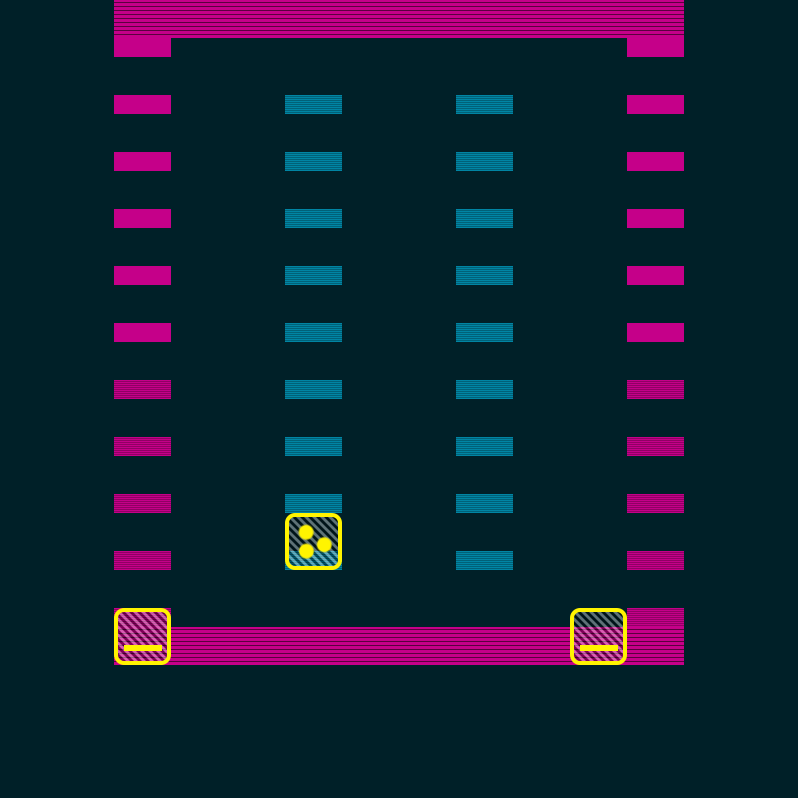

A 2D game scene composited from a Tiled map and its tileset images. What follows is a short description and the map's XML, with each tile layer's data collapsed to a summary:
An orthogonal 14x42 tile map with 57x19 px tiles, 2 tile layers (Bricks, Powerups), 3 tilesets.

<map version="1.0" orientation="orthogonal" renderorder="left-up" width="14" height="42" tilewidth="57" tileheight="19" backgroundcolor="#002028" nextobjectid="10">
 <properties>
  <property name="FinalBallSpeedPercentageIncrease" type="int" value="25" />
 </properties>
 <tileset firstgid="1" name="Bricks" tilewidth="114" tileheight="38" tilecount="18" columns="0">
  <tile id="0">
   <properties>
    <property name="HitsToDestroy" type="int" value="1" />
   </properties>
   <image width="114" height="38" source="../../../../SourceImages/Game/Brick-A1.png" />
  </tile>
  <tile id="1">
   <properties>
    <property name="HitsToDestroy" type="int" value="2" />
   </properties>
   <image width="114" height="38" source="../../../../SourceImages/Game/Brick-A2.png" />
  </tile>
  <tile id="2">
   <properties>
    <property name="HitsToDestroy" type="int" value="1" />
   </properties>
   <image width="114" height="38" source="../../../../SourceImages/Game/Brick-B1.png" />
  </tile>
  <tile id="3">
   <properties>
    <property name="HitsToDestroy" type="int" value="2" />
   </properties>
   <image width="114" height="38" source="../../../../SourceImages/Game/Brick-B2.png" />
  </tile>
  <tile id="4">
   <properties>
    <property name="HitsToDestroy" type="int" value="1" />
   </properties>
   <image width="114" height="38" source="../../../../SourceImages/Game/Brick-C1.png" />
  </tile>
  <tile id="5">
   <properties>
    <property name="HitsToDestroy" type="int" value="2" />
   </properties>
   <image width="114" height="38" source="../../../../SourceImages/Game/Brick-C2.png" />
  </tile>
  <tile id="6">
   <properties>
    <property name="HitsToDestroy" type="int" value="1" />
   </properties>
   <image width="114" height="38" source="../../../../SourceImages/Game/Brick-D1.png" />
  </tile>
  <tile id="7">
   <properties>
    <property name="HitsToDestroy" type="int" value="2" />
   </properties>
   <image width="114" height="38" source="../../../../SourceImages/Game/Brick-D2.png" />
  </tile>
  <tile id="8">
   <properties>
    <property name="HitsToDestroy" type="int" value="-1" />
   </properties>
   <image width="114" height="38" source="../../../../SourceImages/Game/Brick-E1.png" />
  </tile>
  <tile id="9">
   <properties>
    <property name="HitsToDestroy" type="int" value="1" />
   </properties>
   <image width="57" height="19" source="../../../../SourceImages/Game/SmallBrick-A1.png" />
  </tile>
  <tile id="10">
   <properties>
    <property name="HitsToDestroy" type="int" value="2" />
   </properties>
   <image width="57" height="19" source="../../../../SourceImages/Game/SmallBrick-A2.png" />
  </tile>
  <tile id="11">
   <properties>
    <property name="HitsToDestroy" type="int" value="1" />
   </properties>
   <image width="57" height="19" source="../../../../SourceImages/Game/SmallBrick-B1.png" />
  </tile>
  <tile id="12">
   <properties>
    <property name="HitsToDestroy" type="int" value="2" />
   </properties>
   <image width="57" height="19" source="../../../../SourceImages/Game/SmallBrick-B2.png" />
  </tile>
  <tile id="14">
   <properties>
    <property name="HitsToDestroy" type="int" value="1" />
   </properties>
   <image width="57" height="19" source="../../../../SourceImages/Game/SmallBrick-C1.png" />
  </tile>
  <tile id="15">
   <properties>
    <property name="HitsToDestroy" type="int" value="2" />
   </properties>
   <image width="57" height="19" source="../../../../SourceImages/Game/SmallBrick-C2.png" />
  </tile>
  <tile id="16">
   <properties>
    <property name="HitsToDestroy" type="int" value="1" />
   </properties>
   <image width="57" height="19" source="../../../../SourceImages/Game/SmallBrick-D1.png" />
  </tile>
  <tile id="17">
   <properties>
    <property name="HitsToDestroy" type="int" value="2" />
   </properties>
   <image width="57" height="19" source="../../../../SourceImages/Game/SmallBrick-D2.png" />
  </tile>
  <tile id="18">
   <properties>
    <property name="HitsToDestroy" type="int" value="-1" />
   </properties>
   <image width="57" height="19" source="../../../../SourceImages/Game/SmallBrick-E1.png" />
  </tile>
 </tileset>
 <tileset firstgid="20" name="Powerups" tilewidth="57" tileheight="57" tilecount="6" columns="0">
  <tile id="0">
   <properties>
    <property name="PowerupType" type="int" value="3" />
   </properties>
   <image width="57" height="57" source="../../../../SourceImages/Game/PowerupFireball.png" />
  </tile>
  <tile id="1">
   <properties>
    <property name="PowerupType" type="int" value="1" />
   </properties>
   <image width="57" height="57" source="../../../../SourceImages/Game/PowerupLargerPaddle.png" />
  </tile>
  <tile id="2">
   <properties>
    <property name="PowerupType" type="int" value="2" />
   </properties>
   <image width="57" height="57" source="../../../../SourceImages/Game/PowerupMultiBall.png" />
  </tile>
  <tile id="3">
   <properties>
    <property name="PowerupType" type="int" value="4" />
   </properties>
   <image width="57" height="57" source="../../../../SourceImages/Game/PowerupBullets.png" />
  </tile>
  <tile id="4">
   <properties>
    <property name="PowerupType" type="int" value="5" />
   </properties>
   <image width="57" height="57" source="../../../../SourceImages/Game/PowerupRockets.png" />
  </tile>
  <tile id="5">
   <properties>
    <property name="PowerupType" type="int" value="6" />
   </properties>
   <image width="38" height="38" source="../../../../SourceImages/Game/LifeUp.png" />
  </tile>
 </tileset>
 <tileset firstgid="23" name="Wormholes" tilewidth="114" tileheight="110" tilecount="1" columns="0">
  <tile id="1">
   <properties>
    <property name="WorkholeType" type="int" value="2" />
   </properties>
   <image width="57" height="57" source="../../../../SourceImages/Game/WormholeOut.png" />
  </tile>
 </tileset>
 <layer name="Bricks" width="14" height="42">
  <data>[588 cells, 50 non-empty, 4 distinct tile ids]</data>
 </layer>
 <layer name="Powerups" width="14" height="42">
  <data>[588 cells, 3 non-empty, 2 distinct tile ids]</data>
 </layer>
</map>
